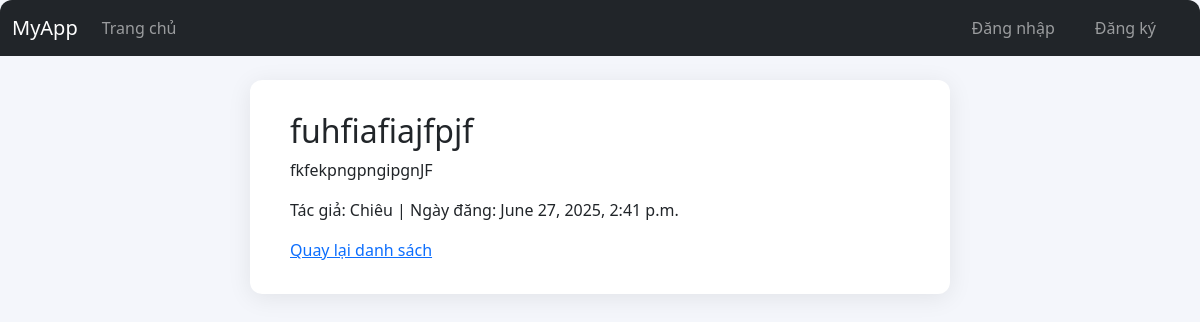
The page /post/10/ on the database its author committed.
### myapp/models.py (models this page shows, shortened)
class Post(models.Model):
    title = models.CharField(max_length=200)
    content = models.TextField()
    created_at = models.DateTimeField(auto_now_add=True)
    updated_at = models.DateTimeField(auto_now=True)
    author = models.ForeignKey(User, on_delete=models.CASCADE, related_name='posts')

### myapp/views.py (the view)
# urls.py: path('post/<int:pk>/', views.post_detail, name='post_detail'),
def post_detail(request, pk):
    post = get_object_or_404(Post, pk=pk)
    return render(request, 'myapp/post_detail.html', {'post': post})

### myapp/templates/myapp/post_detail.html
{% extends 'myapp/base.html' %}
{% block content %}
  <h2>{{ post.title }}</h2>
  <p>{{ post.content }}</p>
  <p>Tác giả: {{ post.author.username }} | Ngày đăng: {{ post.created_at }}</p>
  <a href="{% url 'post_list' %}">Quay lại danh sách</a>
{% endblock %}

### myapp/static/myapp/style.css (style rules this page uses)
body { background: #f4f6fb; font-family: 'Segoe UI', Arial, sans-serif; margin: 0; padding: 0; }

### rows shown on the page
Post: title "fuhfiafiajfpjf", content "fkfekpngpngipgnJF", author.username "Chiêu", created_at "June 27, 2025, 2:41 p.m."
